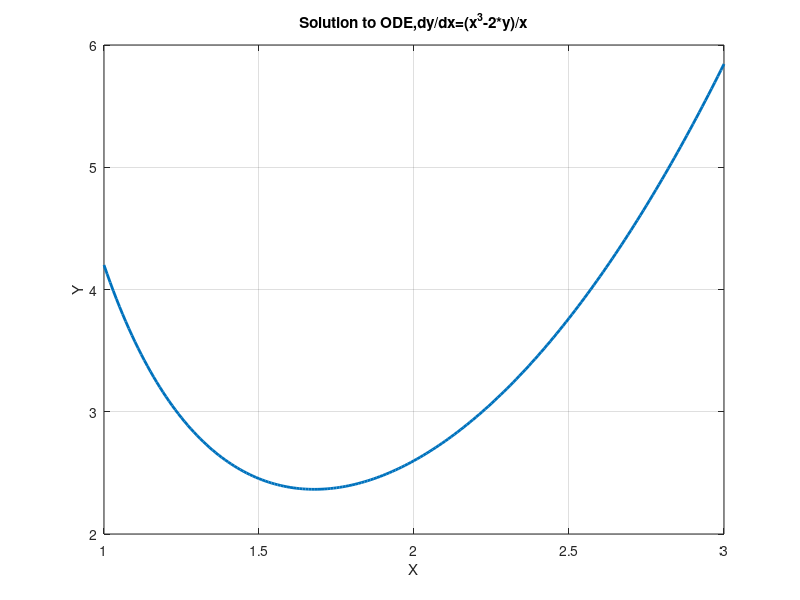

This figure's MATLAB source:
%{
EXPERIMENT-8
AIM:Solving First Order Ordinary Differential Equation using Built-in Functions.
  Consider the following Ordinary Differential Equation:
  x(dy/dx)+2y=x^3
    where, dy/dx=(x^3-2y)/x             1<x<3 and y=4.2
    
SOFTWARE USED: MATLAB 9.12.0(R2022a)
  %}

%Clearing Everything
clc;clear all;clf

%Creating an Ordinary Differential Equation.
ode1=@(x,y)(x^3-2*y)/x
[x,y]=ode45(ode1,[1:0.01:3],4.2)
 
%Plotting the ordinary differential equation.
plot(x,y,'linewidth',2)
xlabel('X'),ylabel('Y'),grid on
title('Solution to ODE,dy/dx=(x^3-2*y)/x')
